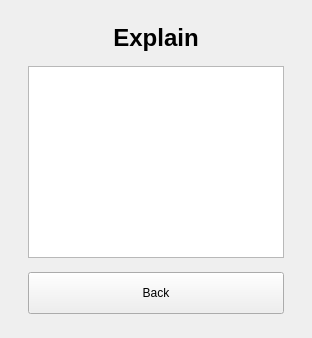
      <widget class="QWidget" name="page_explain">
       <layout class="QVBoxLayout" name="layout_explain">
        <property name="spacing">
         <number>14</number>
        </property>
        <property name="leftMargin">
         <number>28</number>
        </property>
        <property name="topMargin">
         <number>24</number>
        </property>
        <property name="rightMargin">
         <number>28</number>
        </property>
        <property name="bottomMargin">
         <number>24</number>
        </property>
        <item>
         <widget class="QLabel" name="lblExplainTitle">
          <property name="font">
           <font>
            <pointsize>18</pointsize>
            <bold>true</bold>
           </font>
          </property>
          <property name="text">
           <string>Explain</string>
          </property>
          <property name="alignment">
           <set>Qt::AlignmentFlag::AlignCenter</set>
          </property>
          <property name="wordWrap">
           <bool>true</bool>
          </property>
          <property name="role" stdset="0">
           <string>pageTitle</string>
          </property>
         </widget>
        </item>
        <item>
         <widget class="QTextBrowser" name="txtExplainBody"/>
        </item>
        <item>
         <widget class="QPushButton" name="btnExplainBack">
          <property name="minimumSize">
           <size>
            <width>0</width>
            <height>42</height>
           </size>
          </property>
          <property name="cursor">
           <cursorShape>PointingHandCursor</cursorShape>
          </property>
          <property name="text">
           <string>Back</string>
          </property>
          <property name="role" stdset="0">
           <string>ghost</string>
          </property>
         </widget>
        </item>
       </layout>
      </widget>
